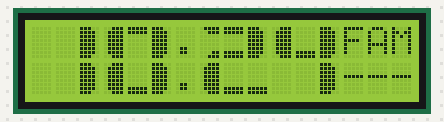
Simulated run of this program. Board: ESP8266 (NodeMCU). Parts: 16×2 character LCD. WiFi joins after 1.5 s; servers stay silent unless stated; the local clock reads 2024-03-15 10:24:30 at power-on unless the program sets it; not simulated (calls return 0 or success): secrets.h.

Above: at 1.8 s.
At 3.0 s:
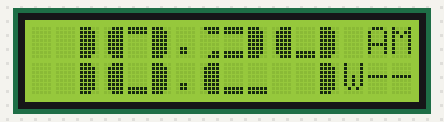
At 11.3 s:
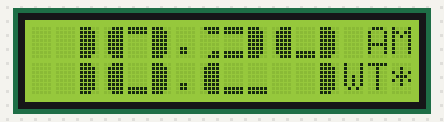
At 20.3 s:
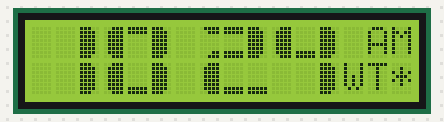
At 30.3 s:
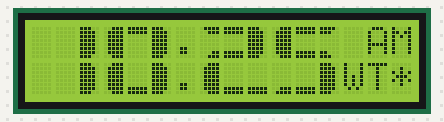
At 39.3 s:
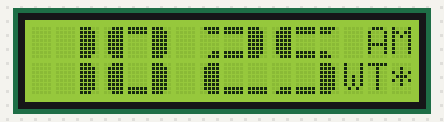

The program:

main.cpp
```cpp
// ============================================================================
// Reloj Digital NodeMCU ESP8266 + LCD I2C + NTP
// Ver .ai/ARCHITECTURE.md para el diagrama de estados completo.
// ============================================================================

#include <Arduino.h>
#include <Wire.h>

#include "secrets.h"
#include "log.h"
#include "hw.h"
#include "display.h"
#include "timekeeping.h"
#include "WiFiManager.h"
#include "NtpClient.h"
#include "ui.h"

WiFiManager* g_wifi = nullptr;
NtpClient* g_ntp = nullptr;
display::ColonState g_colon;
timekeeping::TimePacked g_currentTime;

void setup() {
    Serial.begin(115200);
    delay(1000);

    LOGLN(F("\n=== RELOJ NodeMCU ESP8266 NTP ==="));

    Wire.begin(hw::PIN_SDA, hw::PIN_SCL);

    display::lcd.init();
    display::lcd.backlight();
    display::lcd.clear();
    display::lcd.setCursor(0, 0);
    display::lcd.print(F("Iniciando reloj"));

    display::initCustomChars();

    static WiFiManager wifiInstance;
    static NtpClient ntpInstance;
    g_wifi = &wifiInstance;
    g_ntp = &ntpInstance;

    g_wifi->begin(secrets::WIFI_SSID.data(), secrets::WIFI_PASSWORD.data());

    LOGLN(F("=== SETUP COMPLETADO ===\n"));
}

void loop() {
    const uint32_t now = millis();

    g_wifi->update();

    if (g_wifi->isConnected()) {
        if (g_ntp->state() == NtpClient::State::IDLE) {
            g_ntp->begin();
        }
        g_ntp->update();
    }

    static uint32_t lastTimeUpdate = 0;
    if (now - lastTimeUpdate >= 200) {
        lastTimeUpdate = now;
        g_currentTime = timekeeping::TimePacked::fromSystem();
    }

    if (now - g_colon.lastToggle >= display::ColonState::INTERVAL_MS) {
        g_colon.lastToggle = now;
        g_colon.visible = !g_colon.visible;
    }

    ui::showTime(g_currentTime, g_colon.visible);
    ui::showStatus(
        g_wifi->isConnected(),
        g_ntp->isSynced(),
        g_ntp->isSynced()
    );
}
```

NtpClient.h
```cpp
#pragma once
#include <cstdint>

// ============================================================================
// NTP: CLIENTE NO BLOQUEANTE CON FSM Y RESYNC PERIODICO
// Ver .ai/ARCHITECTURE.md para el diagrama de estados completo.
// ============================================================================
class NtpClient {
public:
    enum class State : uint8_t {
        IDLE,
        SYNCING,
        SYNCED,
        FAILED
    };

    void begin() noexcept;
    void update() noexcept;
    void restart() noexcept;

    [[nodiscard]] State state() const noexcept { return m_state; }
    [[nodiscard]] bool isSynced() const noexcept { return m_state == State::SYNCED; }
    [[nodiscard]] bool isFirstSync() const noexcept { return m_firstSync; }

private:
    State m_state = State::IDLE;
    uint32_t m_lastAttempt = 0;
    uint8_t m_retries = 0;
    bool m_firstSync = true;

    static constexpr uint8_t MAX_RETRIES = 20;
    static constexpr uint32_t RETRY_INTERVAL_MS = 500;
    static constexpr uint32_t RESYNC_INTERVAL_MS = 3600000UL;  // 1 hora
    static constexpr uint32_t FAIL_RETRY_MS = 300000UL;          // 5 min tras fallo
};
```

WiFiManager.h
```cpp
#pragma once
#include <ESP8266WiFi.h>
#include <cstdint>

// ============================================================================
// WIFI: GESTIÓN CON RAII, AUTO-RECONNECT Y FSM
// Ver .ai/ARCHITECTURE.md para el diagrama de estados completo.
// ============================================================================
class WiFiManager {
public:
    enum class State : uint8_t {
        DISCONNECTED,
        CONNECTING,
        CONNECTED,
        FAILED
    };

    WiFiManager(const WiFiManager&) = delete;
    WiFiManager& operator=(const WiFiManager&) = delete;
    WiFiManager(WiFiManager&&) = delete;
    WiFiManager& operator=(WiFiManager&&) = delete;

    WiFiManager();

    void begin(const char* ssid, const char* password) noexcept;
    void update() noexcept;

    [[nodiscard]] State state() const noexcept { return m_state; }
    [[nodiscard]] bool isConnected() const noexcept { return m_state == State::CONNECTED; }
    [[nodiscard]] bool isFailed() const noexcept { return m_state == State::FAILED; }

private:
    WiFiEventHandler m_onConnected;
    WiFiEventHandler m_onDisconnected;
    volatile State m_state = State::DISCONNECTED;
    uint32_t m_connectStart = 0;
    uint8_t m_attempts = 0;

    static constexpr uint8_t MAX_ATTEMPTS = 30;
    static constexpr uint32_t TIMEOUT_MS = 15000;
    static constexpr uint32_t RECONNECT_INTERVAL_MS = 30000;  // 30 seg reintento
};
```

display.h
```cpp
#pragma once

#include <Arduino.h>
#include <LiquidCrystal_I2C.h>
#include <array>
#include <pgmspace.h>
#include "hw.h"

// ============================================================================
// DISPLAY: DÍGITOS GRANDES CON PROGMEM
// CRÍTICO: slots CGRAM van de 1 a 8. NUNCA usar el slot 0 (basura visual).
// Ver .ai/SKILL.md regla #1.
// ============================================================================
namespace display {

    namespace segments {
        inline constexpr std::array<std::array<uint8_t, 8>, 8> PATTERNS PROGMEM = {{
            {{0b11100, 0b11110, 0b11110, 0b11110, 0b11110, 0b11110, 0b11110, 0b11100}},
            {{0b00111, 0b01111, 0b01111, 0b01111, 0b01111, 0b01111, 0b01111, 0b00111}},
            {{0b11111, 0b11111, 0b00000, 0b00000, 0b00000, 0b00000, 0b11111, 0b11111}},
            {{0b11110, 0b11100, 0b00000, 0b00000, 0b00000, 0b00000, 0b11000, 0b11100}},
            {{0b01111, 0b00111, 0b00000, 0b00000, 0b00000, 0b00000, 0b00011, 0b00111}},
            {{0b00000, 0b00000, 0b00000, 0b00000, 0b00000, 0b00000, 0b11111, 0b11111}},
            {{0b00000, 0b00000, 0b00000, 0b00000, 0b00000, 0b00000, 0b00111, 0b01111}},
            {{0b11111, 0b11111, 0b00000, 0b00000, 0b00000, 0b00000, 0b00000, 0b00000}},
        }};
    }

    namespace chars {
        inline constexpr uint8_t BLANK = 32;
        inline constexpr uint8_t C1 = 1;
        inline constexpr uint8_t C2 = 2;
        inline constexpr uint8_t C3 = 3;
        inline constexpr uint8_t C4 = 4;
        inline constexpr uint8_t C5 = 5;
        inline constexpr uint8_t C6 = 6;
        inline constexpr uint8_t C7 = 7;
        inline constexpr uint8_t C8 = 8;
    }

    using DigitPattern = std::array<uint8_t, 6>;

    inline constexpr std::array<DigitPattern, 10> DIGITS = {{
        {{chars::C2, chars::C8, chars::C1, chars::C2, chars::C6, chars::C1}},
        {{chars::BLANK, chars::BLANK, chars::C1, chars::BLANK, chars::BLANK, chars::C1}},
        {{chars::C5, chars::C3, chars::C1, chars::C2, chars::C6, chars::C6}},
        {{chars::C5, chars::C3, chars::C1, chars::C7, chars::C6, chars::C1}},
        {{chars::C2, chars::C6, chars::C1, chars::BLANK, chars::BLANK, chars::C1}},
        {{chars::C2, chars::C3, chars::C4, chars::C7, chars::C6, chars::C1}},
        {{chars::C2, chars::C3, chars::C4, chars::C2, chars::C6, chars::C1}},
        {{chars::C2, chars::C8, chars::C1, chars::BLANK, chars::BLANK, chars::C1}},
        {{chars::C2, chars::C3, chars::C1, chars::C2, chars::C6, chars::C1}},
        {{chars::C2, chars::C3, chars::C1, chars::C7, chars::C6, chars::C1}},
    }};

    inline LiquidCrystal_I2C lcd(hw::LCD_ADDR, hw::LCD_COLS, hw::LCD_ROWS);

    inline void initCustomChars() noexcept {
        std::array<uint8_t, 8> buffer;
        for (uint8_t i = 0; i < 8; ++i) {
            memcpy_P(buffer.data(), &segments::PATTERNS[i], 8);
            lcd.createChar(i + 1, buffer.data());
        }
    }

    template<uint8_t N>
    inline void drawDigit(int col) noexcept {
        static_assert(N < 10, "Digito debe estar entre 0-9");
        constexpr auto& pat = DIGITS[N];

        lcd.setCursor(col, 0);
        lcd.write(pat[0]);
        lcd.write(pat[1]);
        lcd.write(pat[2]);

        lcd.setCursor(col, 1);
        lcd.write(pat[3]);
        lcd.write(pat[4]);
        lcd.write(pat[5]);
    }

    inline void printBigDigit(uint8_t digit, int col) noexcept {
        static constexpr std::array<void(*)(int), 10> RENDERERS = {
            drawDigit<0>, drawDigit<1>, drawDigit<2>, drawDigit<3>, drawDigit<4>,
            drawDigit<5>, drawDigit<6>, drawDigit<7>, drawDigit<8>, drawDigit<9>
        };
        if (digit < 10) {
            RENDERERS[digit](col);
        }
    }

    struct ColonState {
        bool visible = true;
        uint32_t lastToggle = 0;
        static constexpr uint32_t INTERVAL_MS = 500;
    };

} // namespace display
```

hw.h
```cpp
#pragma once
#include <cstdint>

// ============================================================================
// CONSTANTES HARDWARE (NodeMCU ESP8266 / ESP-12E)
// Ver ../../boards/esp8266-nodemcu-v2.md para specs genéricas de la placa.
// ============================================================================
namespace hw {
    inline constexpr uint8_t PIN_SDA = 4;   // GPIO4 = D2
    inline constexpr uint8_t PIN_SCL = 5;   // GPIO5 = D1
    inline constexpr uint8_t LCD_ADDR = 0x27;
    inline constexpr uint8_t LCD_COLS = 16;
    inline constexpr uint8_t LCD_ROWS = 2;
}
```

log.h
```cpp
#pragma once
#include <Arduino.h>

// ============================================================================
// CONFIGURACIÓN DE COMPILACIÓN
// ============================================================================
// Descomenta para habilitar logging detallado (aumenta tamaño de binario)
// #define DEBUG_LOG

#ifdef DEBUG_LOG
    #define LOG(x)    Serial.print(x)
    #define LOGLN(x)  Serial.println(x)
    #define LOGF(...) Serial.printf(__VA_ARGS__)
#else
    #define LOG(x)    ((void)0)
    #define LOGLN(x)  ((void)0)
    #define LOGF(...) ((void)0)
#endif
```

timekeeping.h
```cpp
#pragma once
#include <Arduino.h>
#include <cstdint>

// ============================================================================
// TIEMPO: ESTRUCTURA PACKED (ahorro de RAM)
// NOTA: constructor posicional a propósito — C++17, NO designated init.
// Ver .ai/SKILL.md regla #3.
// ============================================================================
namespace timekeeping {

    struct TimePacked {
        uint8_t hour : 4;    // 1-12  -> 4 bits
        uint8_t minute : 6;  // 0-59  -> 6 bits
        uint8_t second : 6;  // 0-59  -> 6 bits
        uint8_t is_am : 1;   // 0/1   -> 1 bit

        constexpr TimePacked() noexcept : hour(12), minute(0), second(0), is_am(1) {}

        constexpr TimePacked(uint8_t h, uint8_t m, uint8_t s, uint8_t a) noexcept
            : hour(h), minute(m), second(s), is_am(a) {}

        [[nodiscard]] static TimePacked fromSystem() noexcept {
            struct tm ti;
            if (!getLocalTime(&ti)) {
                return TimePacked{};
            }
            const uint8_t h24 = static_cast<uint8_t>(ti.tm_hour);
            uint8_t h12 = h24 % 12;
            if (h12 == 0) h12 = 12;

            return TimePacked{
                h12,
                static_cast<uint8_t>(ti.tm_min),
                static_cast<uint8_t>(ti.tm_sec),
                static_cast<uint8_t>(h24 < 12)
            };
        }
    };
    static_assert(sizeof(TimePacked) <= 3, "TimePacked debe ocupar maximo 3 bytes");

} // namespace timekeeping
```

ui.h
```cpp
#pragma once
#include "display.h"
#include "timekeeping.h"

// ============================================================================
// UI: GESTIÓN DE ESTADO EN DISPLAY
// ============================================================================
namespace ui {

    inline void showStatus(bool wifi, bool synced, bool ntp) noexcept {
        display::lcd.setCursor(13, 1);
        display::lcd.print(wifi ? F("W") : F("-"));
        display::lcd.setCursor(14, 1);
        display::lcd.print(synced ? F("T") : F("-"));
        display::lcd.setCursor(15, 1);
        display::lcd.print(ntp ? F("*") : F("-"));
    }

    inline void showTime(const timekeeping::TimePacked& t, bool showColon) noexcept {
        display::printBigDigit(t.hour / 10, 0);
        display::printBigDigit(t.hour % 10, 3);
        display::printBigDigit(t.minute / 10, 7);
        display::printBigDigit(t.minute % 10, 10);

        display::lcd.setCursor(14, 0);
        display::lcd.print(t.is_am ? F("AM") : F("PM"));

        display::lcd.setCursor(6, 0);
        display::lcd.print(showColon ? F(".") : F(" "));
        display::lcd.setCursor(6, 1);
        display::lcd.print(showColon ? F(".") : F(" "));
    }

} // namespace ui
```

NtpClient.cpp
```cpp
#include "NtpClient.h"
#include <Arduino.h>
#include "display.h"
#include "secrets.h"
#include "log.h"

void NtpClient::begin() noexcept {
    if (m_state != State::IDLE) return;

    LOGLN(F("[NTP] Configurando sincronizacion..."));
    configTime(
        secrets::GMT_OFFSET_SEC,
        secrets::DAYLIGHT_OFFSET_SEC,
        secrets::NTP_SERVER.data()
    );

    m_state = State::SYNCING;
    m_lastAttempt = millis();
    m_retries = 0;

    display::lcd.clear();
    display::lcd.setCursor(0, 0);
    display::lcd.print(F("Sincronizando"));
    display::lcd.setCursor(0, 1);
    display::lcd.print(F("hora (NTP)..."));
}

void NtpClient::update() noexcept {
    switch (m_state) {
        case State::SYNCING: {
            if (millis() - m_lastAttempt < RETRY_INTERVAL_MS) {
                return;
            }

            struct tm timeinfo;
            if (getLocalTime(&timeinfo) && timeinfo.tm_year > 120) {
                m_state = State::SYNCED;
                m_retries = 0;
                m_firstSync = false;
                m_lastAttempt = millis();

                LOGLN(F("[NTP] Hora sincronizada"));
                LOGF("[NTP] Hora: %02d:%02d:%02d\n",
                     timeinfo.tm_hour, timeinfo.tm_min, timeinfo.tm_sec);

                display::lcd.clear();
                return;
            }

            m_retries++;
            if (m_retries >= MAX_RETRIES) {
                m_state = State::FAILED;
                LOGLN(F("[NTP] Fallo sincronizacion"));
                display::lcd.clear();
                return;
            }

            m_lastAttempt = millis();
            break;
        }

        case State::SYNCED: {
            if (millis() - m_lastAttempt >= RESYNC_INTERVAL_MS) {
                LOGLN(F("[NTP] Resincronizacion programada"));
                m_state = State::IDLE;
            }
            break;
        }

        case State::FAILED: {
            if (millis() - m_lastAttempt >= FAIL_RETRY_MS) {
                LOGLN(F("[NTP] Reintentando tras fallo..."));
                m_state = State::IDLE;
            }
            break;
        }

        case State::IDLE:
            break;
    }
}

void NtpClient::restart() noexcept {
    m_state = State::IDLE;
    m_retries = 0;
}
```

WiFiManager.cpp
```cpp
#include "WiFiManager.h"
#include "display.h"
#include "log.h"

WiFiManager::WiFiManager() {
    m_onConnected = WiFi.onStationModeGotIP(
        [this](const WiFiEventStationModeGotIP& event) {
            m_state = State::CONNECTED;
            char ip_buf[16];
            event.ip.toString().toCharArray(ip_buf, sizeof(ip_buf));
            LOGLN(F("[WiFi] Conectado"));
            LOGF("[WiFi] IP: %s\n", ip_buf);
        });

    m_onDisconnected = WiFi.onStationModeDisconnected(
        [this](const WiFiEventStationModeDisconnected& event) {
            (void)event;
            if (m_state == State::CONNECTED) {
                LOGLN(F("[WiFi] Desconectado"));
            }
            m_state = State::DISCONNECTED;
        });
}

void WiFiManager::begin(const char* ssid, const char* password) noexcept {
    LOGLN(F("[WiFi] Iniciando conexion..."));

    WiFi.mode(WIFI_STA);
    WiFi.setAutoReconnect(true);
    WiFi.persistent(true);
    WiFi.begin(ssid, password);

    m_state = State::CONNECTING;
    m_connectStart = millis();
    m_attempts = 0;

    display::lcd.clear();
    display::lcd.setCursor(0, 0);
    display::lcd.print(F("Conectando WiFi"));
}

void WiFiManager::update() noexcept {
    switch (m_state) {
        case State::CONNECTING: {
            if (WiFi.status() == WL_CONNECTED) {
                m_state = State::CONNECTED;
                display::lcd.clear();
                display::lcd.setCursor(0, 0);
                display::lcd.print(F("WiFi conectado"));
                delay(1000);  // Excepcion deliberada - ver .ai/SKILL.md
                return;
            }

            if (millis() - m_connectStart >= 400) {
                m_connectStart = millis();
                m_attempts++;

                static uint8_t dotPos = 0;
                display::lcd.setCursor(dotPos % 16, 1);
                display::lcd.print(F("."));
                dotPos++;

                if (dotPos >= 16) {
                    display::lcd.setCursor(0, 1);
                    display::lcd.print(F("                "));
                    dotPos = 0;
                }

                if (m_attempts >= MAX_ATTEMPTS) {
                    m_state = State::FAILED;
                    display::lcd.clear();
                    display::lcd.setCursor(0, 0);
                    display::lcd.print(F("Sin WiFi..."));
                    LOGLN(F("[WiFi] Fallo conexion"));
                    delay(1000);  // Excepcion deliberada - ver .ai/SKILL.md
                }
            }
            break;
        }

        case State::CONNECTED:
            break;

        case State::FAILED:
            if (millis() - m_connectStart >= RECONNECT_INTERVAL_MS) {
                m_state = State::DISCONNECTED;
            }
            break;

        case State::DISCONNECTED:
            break;
    }
}
```

Measured:
- what the display in image 0 shows lasts 0.6 s, from 1.7 s to 2.3 s
